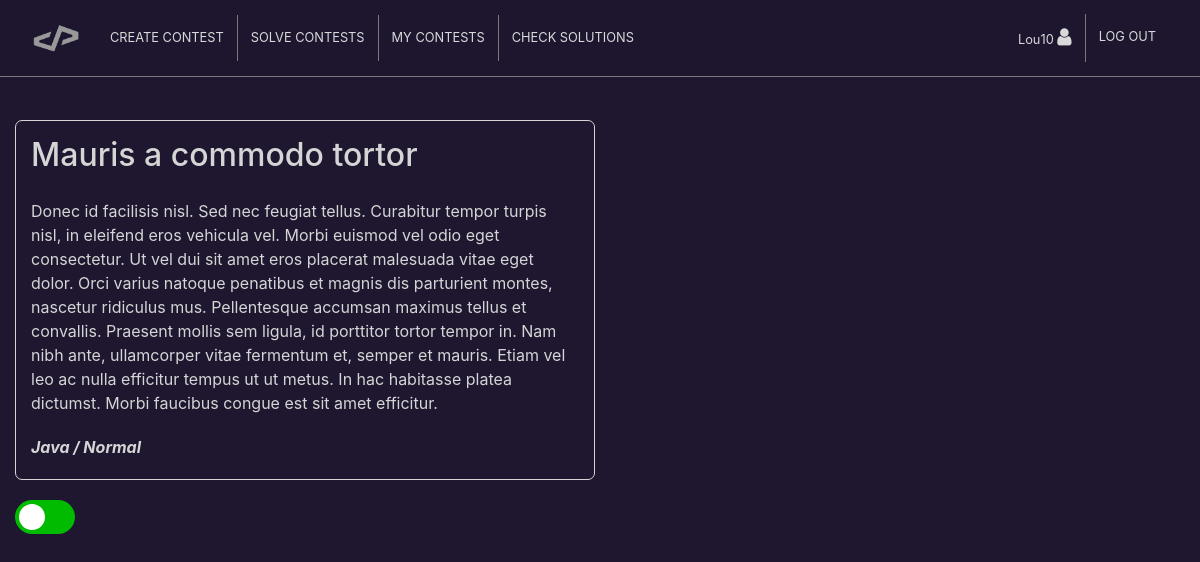
Screenshot of /solutions.php?c=11 (signed in) with the database file from the repository.
### tables this page shows
CREATE TABLE IF NOT EXISTS `contests` (
  `id_contest` int(9) NOT NULL AUTO_INCREMENT,
  `title` varchar(40) NOT NULL,
  `description` varchar(1024) DEFAULT NULL,
  `language` varchar(15) NOT NULL,
  `difficulty` varchar(6) NOT NULL,
  `isclosed` tinyint(1) NOT NULL,
  `id_user` int(9) NOT NULL,
  PRIMARY KEY (`id_contest`),
  KEY `id_user` (`id_user`)
);

### assets/php/solutions_p.php (the view, shortened to what this page needs)
<?php
function showUserContest($connection, $idUser, $idContest)
{
	$sql = "SELECT *
			FROM contests
			WHERE id_user = $idUser AND id_contest = $idContest";
	$result = mysqli_query($connection, $sql) or die(mysqli_error($connection));
	$record = mysqli_fetch_array($result, MYSQLI_ASSOC);
	$isclosed = $record['isclosed'] == 1 ? "checked" : "";
	echo "		<div id=\"sorted-contest-descript\" class=\"description\">
					<h1>{$record['title']}</h1>
					<p>{$record['description']}</p>
					<p>{$record['language']} / {$record['difficulty']}</p>
					<p id=\"contest-id\" hidden>{$record['id_contest']}</p>
				</div>
				<label class=\"switch\">
  				<input type=\"checkbox\" {$isclosed} id=\"isclosed-cb\">
 			 	<span class=\"slider round\"></span>
				</label>
			";
	return true;
}

### assets/css/styles.css (style rules this page uses)
body { background-color: #1f1730; padding: 100px 0 30px 0; }
p { color: #d5d5d5; margin: 0; padding: 0; }
.description { color: #d5d5d5; width: 100%; padding: 15px 15px 0 15px; border: 1px solid #d5d5d5; border-radius: 7px; font-size: 1em; margin-bottom: 20px; overflow: auto; max-height: 600px; }
.description h1 { font-size: 2em; margin-bottom: 25px; }
.description p { margin-bottom: 20px; }
.description p+p { font-style: italic; font-weight: 700; }
.switch { position: relative; display: inline-block; width: 60px; height: 34px; }
.slider { position: absolute; cursor: pointer; top: 0; left: 0; right: 0; bottom: 0; background-color: #0b0; -webkit-transition: .4s; transition: .4s; }
.slider:before { position: absolute; content: ""; height: 26px; width: 26px; left: 4px; bottom: 4px; background-color: #fff; -webkit-transition: .4s; transition: .4s; }
.slider.round { border-radius: 34px; }
.slider.round:before { border-radius: 50%; }

### rows the page displays
contests: title "Mauris a commodo tortor", description "Donec id facilisis nisl. Sed nec feugiat tellus. Curabitur tempor turpis nisl, in eleifend eros vehicula vel. Morbi euismod vel odio eget consectetur. Ut vel dui sit amet eros placerat malesuada vitae eget dolor. Orci varius natoque penatibus et magnis dis parturient montes, nascetur ridiculus mus. Pellentesque accumsan maximus tellus et convallis. Praesent mollis sem ligula, id porttitor tortor tempor in. Nam nibh ante, ullamcorper vitae fermentum et, semper et mauris. Etiam vel leo ac nulla efficitur tempus ut ut metus. In hac habitasse platea dictumst. Morbi faucibus congue est sit amet efficitur.", language "Java", difficulty "Normal"

### other values shown
$_SESSION['username'] "Lou10"
